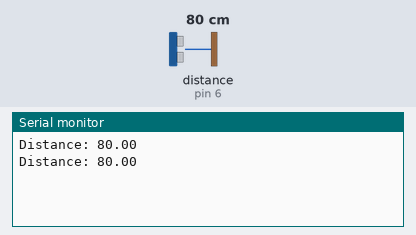
A sketch run on a simulated Arduino Uno, built with avr-gcc and run on an emulated ATmega328P. Shown: the last lines printed to the serial monitor. Wiring (inferred from the names in the program): ultrasonic range finder: trigger pin 7; echo pin 6. The inputs (shaded band) are chosen by the test bench; at power-on: distance to the obstacle (sensor on pin 6) 80 cm. The echo pulse lasts 58.3 µs per cm.

Above: at 3.8 s.
3.9 s: distance to the obstacle (sensor on pin 6) set to 48 cm
At 6.6 s:
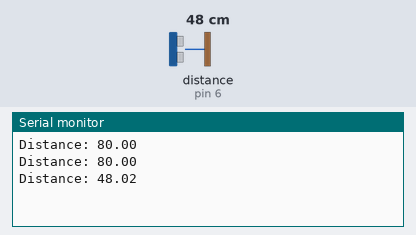
7.8 s: distance to the obstacle (sensor on pin 6) set to 42 cm
At 12.6 s:
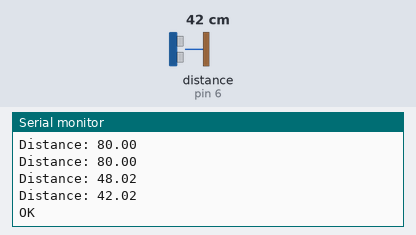
Timing chart, 0 to 14.1 s (numbered marks = the images above; inputs shaded):
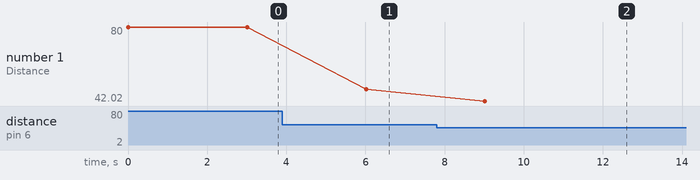

Measured:
- the behaviour switches between 45 and 44 cm on distance to the obstacle (sensor on pin 6) (found by bisection; images 1 and 2)
- after the input at 3.9 s, the serial monitor: prints a new line after 2.1 s (image 1)
- after the input at 7.8 s, the serial monitor: prints a new line after 1.2 s (image 2)
- plotted number 1: 80 → 48.02 after the input at 3.9 s, 48.02 → 42.02 after the input at 7.8 s

The sketch:

gsm_security_call.ino
```cpp
int pirInput=9;

const int trigPin = 7;
const int echoPin = 6;

float duration, distance;

void setup()
{
  Serial.begin(9600);
  pinMode(pirInput,INPUT);
  pinMode(trigPin, OUTPUT);


  pinMode(echoPin, INPUT);
  Serial.begin(9600);


}
void loop()
{ digitalWrite(trigPin, LOW);
  delayMicroseconds(2);
  digitalWrite(trigPin, HIGH);
  delayMicroseconds(10);
  digitalWrite(trigPin, LOW);

  duration = pulseIn(echoPin, HIGH);
  distance = (duration*.0343)/2;
  Serial.print("Distance: ");
  Serial.println(distance);
  delay(3000);
if(distance<45){//use can increase the distance


    Serial.println("OK");
    delay(5000);
    Serial.println("ATD+918072090514;");// change your number
    delay(20000);
    send_message();
    Serial.println("ATH");
    delay(1000);

  }
}
void send_message(){

  Serial.println("AT+CMGF=1");    //Sets the GSM Module in Text Mode
  delay(1000);  // Delay of 1000 milli seconds or 1 second
  Serial.println("AT+CMGS=\"+918072090514\"\r"); // Replace x with mobile number
  delay(1000);
  Serial.println("paitent escaped be alert");// The SMS text you want to send
  delay(100);
  Serial.println((char)26);// ASCII code of CTRL+Z
  delay(1000);
}
```
